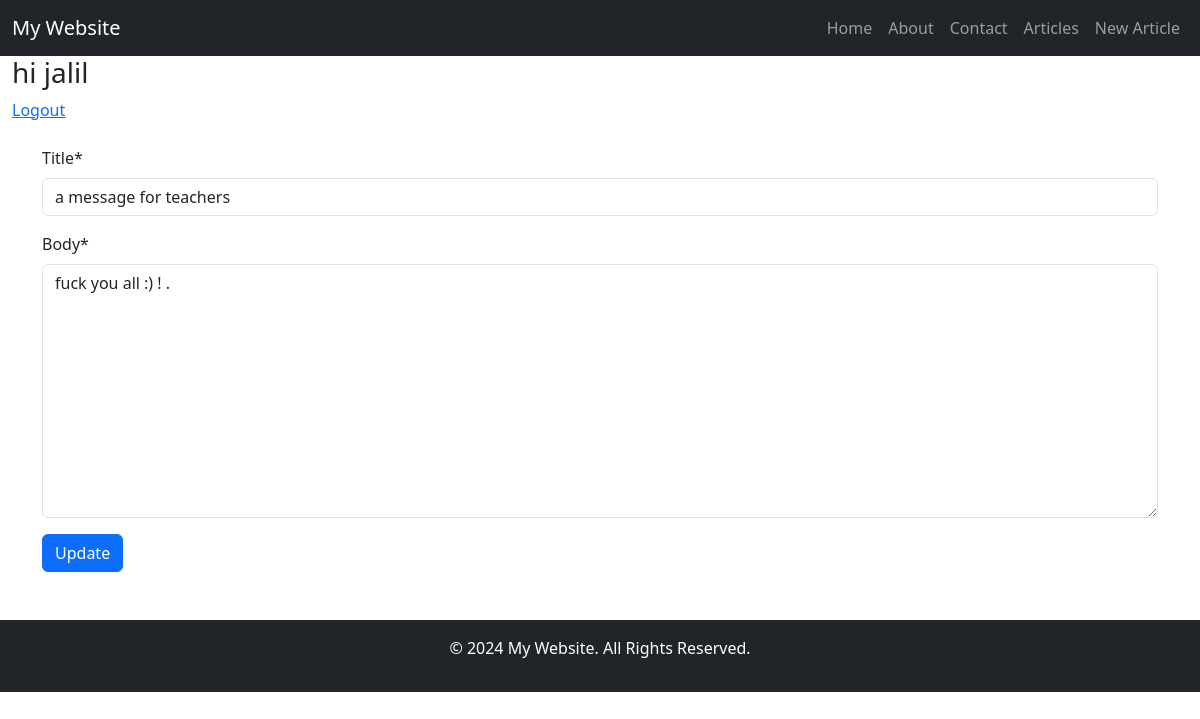
Page /articles/7/edit/ (signed in) on the committed database.
### accounts/models.py (models this page shows)
class CustomUser(AbstractUser):
    age = models.PositiveIntegerField(null=True, blank=True)

### articles/models.py (models this page shows, shortened)
class Article(models.Model):
    title = models.CharField(max_length=150)
    body = models.TextField()
    date = models.DateTimeField(auto_now_add=True)
    author = models.ForeignKey(get_user_model(), on_delete=models.CASCADE)

### articles/views.py (the view)
# urls.py: path('<int:pk>/edit/',ArticleEditView.as_view(), name='article_edit'),
class ArticleEditView(LoginRequiredMixin,UserPassesTestMixin,UpdateView):
    model = Article
    fields = ("title", "body")
    template_name = "articles/article_edit.html"
    success_url = reverse_lazy('article_list')
    def test_func(self):
        obj = self.get_object()
        return self.request.user == obj.author

### templates/articles/article_edit.html (shortened to what this page needs)
{% extends 'base.html' %}
{% load crispy_forms_filters %}
{% load crispy_forms_tags %}
{% block content %}
	<form method="post" action="">
        {{ form|crispy }}
        <button type="submit" class="btn btn-primary">Update</button>
    </form>
{% endblock %}

### templates/base.html (shortened to what this page needs)
<!DOCTYPE html>
<html lang="en">
<head>
    <link href="https://cdn.jsdelivr.net/npm/bootstrap@5.3.0-alpha1/dist/css/bootstrap.min.css" rel="stylesheet">
</head>
<body>
    <nav class="navbar navbar-expand-lg navbar-dark bg-dark">
        <div class="container-fluid">
            <a class="navbar-brand" href="#">My Website</a>
            <div class="collapse navbar-collapse" id="navbarNav">
                <ul class="navbar-nav ms-auto">
                    <li class="nav-item">
                        <a class="nav-link" href="{% url 'home' %}">Home</a>
                    </li>
                    <li class="nav-item">
                        <a class="nav-link" href="">About</a>
                    </li>
                    <li class="nav-item">
                        <a class="nav-link" href="">Contact</a>
                    </li>
                    <li class="nav-item">
                        <a class="nav-link" href="{% url 'article_list' %}">Articles</a>
                    </li>
                    <li class="nav-item">
                        <a class="nav-link" href="{% url 'article_create' %}">New Article</a>
                    </li>
                </ul>
            </div>
        </div>
    </nav>
    <nav class="theme-icon-when-light">
        <div class="container-fluid">
            {% if user.is_authenticated %}
            	   <p class="h3">hi {{ user }}</p>
                 <a class="navbar-link" href="{% url 'custom_logout' %}">Logout</a>
            {% else %}
                 <a class="navbar-link" href="{% url 'login' %}">Login<span class="sr-only"></span></a>
                 <a class="navbar-link" href="{% url 'signup' %}">Signup <span class="sr-only"></span> </a>
            {% endif %}
        </div>
    </nav>
    <div class="container mt-4">
        {% block content %}{% endblock %}
    </div>
    <footer class="bg-dark text-white text-center py-3 mt-5">
        <p>&copy; 2024 My Website. All Rights Reserved.</p>
    </footer>
</body>
</html>

### rows in the picture
CustomUser: username "jalil"
Article: title "a message for teachers", body "fuck you all :) ! ."
